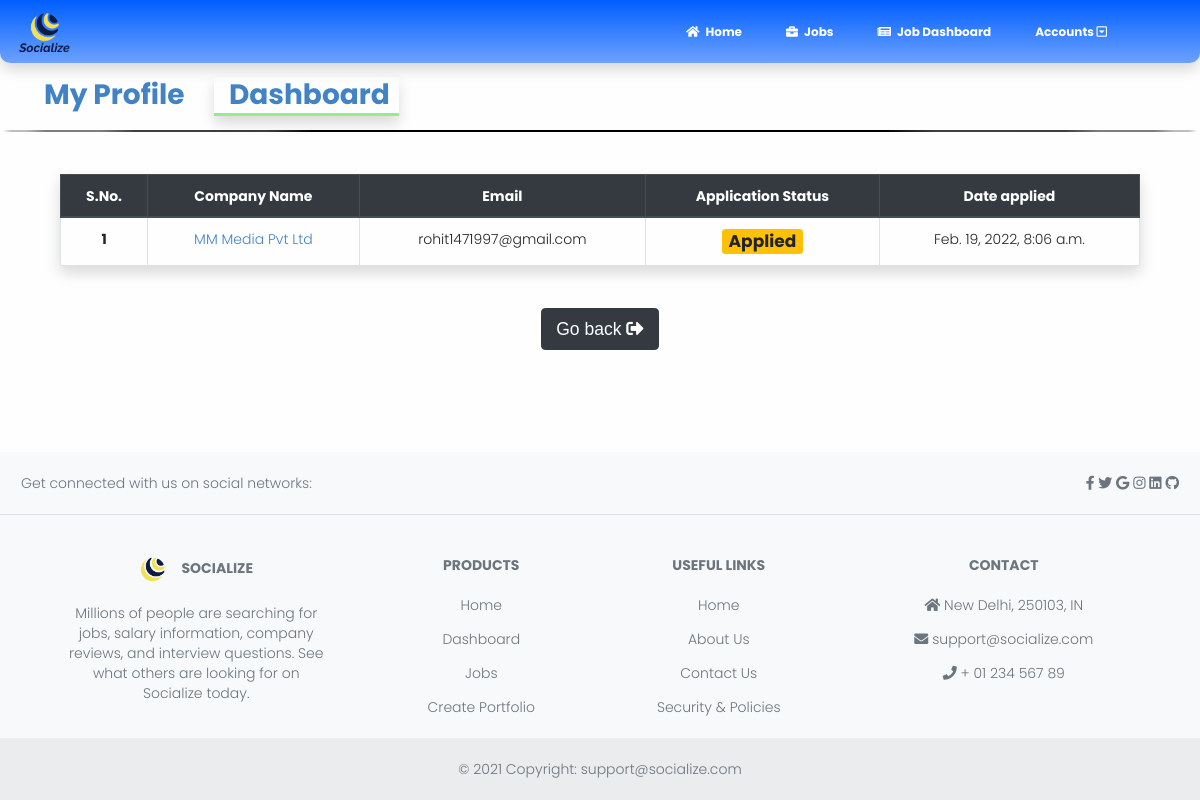
Screenshot of /job/dashboard/ (signed in) with the database file from the repository.
### job/models.py (models this page shows, shortened)
class Dashboard(models.Model):
    job = models.ForeignKey(Job, on_delete = models.CASCADE)
    user = models.ForeignKey(User, on_delete = models.CASCADE)
    resume = models.FileField(upload_to ='uploads/resume/')
    email = models.EmailField()
    phone = models.CharField(max_length = 20)
    job_status = models.CharField(max_length = 100, choices = JOB_STATUS)
    date_applied = models.DateTimeField(auto_now_add = True)

class Job(models.Model):
    company_name = models.CharField(max_length = 15000)
    job_title = models.CharField(max_length = 600)
    education = models.CharField(max_length = 17000, default='', null = True, blank = True)
    company_logo = models.ImageField(upload_to = 'upload/company_profile/')
    experience = models.IntegerField()
    industry = models.CharField(max_length = 120000, default='', null = True, blank = True)
    company_description = RichTextField()
    job_details = RichTextField()
    location = models.CharField(max_length = 12000, default='', null = True, blank = True)
    recruiter = models.CharField(max_length = 4500, default='', null = True, blank = True)
    contact = models.CharField(max_length = 12000, default = '', null = True, blank = True)
    payrate = models.CharField(max_length = 1500, default='', null = True, blank = True)
    updated = models.DateTimeField(auto_now = True)
    created = models.DateTimeField(auto_now_add = True)
    skills_tag = TaggableManager()
    job_status = models.CharField(max_length = 150, choices = JOBSTATUS_CHOICES)
    apply_by = models.DateField()
    Duration = models.IntegerField(null = True, blank = True)
    def __str__(self):
        return self.company_name

### job/views.py (the view)
# urls.py: path('dashboard/', Jobdashboard, name = "dashboard"),
def Jobdashboard(request):
    dash = Dashboard.objects.filter(user = request.user)
    data = {
        "dash": dash
    }
    return render(request, "dashboard.html", data)

### job/templates/dashboard.html (shortened to what this page needs)
{% extends 'base.html' %}
{% load static %}
{% block content %}
<div class = "container mt-3 mb-3 ml-3 row">
    <div class = "col-lg-2">
        <a href = "{% url 'my_profile' %}"><h1> My Profile </h1></a>
    </div>
    <div class = "col-lg-2 shadow" style = "border-bottom: 3px solid lightgreen;">
        <a href = "{% url 'dashboard' %}"><h1> Dashboard </h1></a>
    </div>
</div>
<hr style = "background:#000; width: 100%; height:1px; border-radius: 50%;">
<div class = "container mt-5 mb-5">
    <div class="container">
        {% if dash|length == 0 %}
            <div class = "container text-center p-5">
                <br>
                <br>
                <br>
                <br>
                <h1 class = "alert alert-primary"> No Jobs applied till now!!!... </h1>
                <a href = "{% url 'job_page' %}" class = "btn btn-primary btn-xl">
                    <h1 class = "display-3"> Apply for a job now!!!... </h1>
                </a>
            </div>
        {% else %}
            <table class="table table-bordered shadow">
                <thead class="thead-dark">
                <tr class ="text-center">
                    <th scope="col">S.No.</th>
                    <th scope="col">Company Name</th>
                    <th scope="col">Email</th>
                    <th scope="col">Application Status</th>
                    <th scope="col">Date applied</th>
                </tr>
                </thead>
                <tbody>
                    {% for qs in dash %}
                    <tr class = "text-center">
                    <th scope="row">{{forloop.counter}}</th>
                    <td><a href = "{% url 'job_detail' qs.id %}" title = "View job offer">{{qs.job}}</a></td>
                    <td>{{qs.email}}</td>
                    {% if qs.job_status == "Applied" %}
                        <td><p class = "badge badge-warning" style = "font-size: 17px;">{{qs.job_status}}</p></td>
                    {% elif qs.job_status == "Seen"%}
                        <td><p class = "badge badge-primary" style = "font-size: 17px;">{{qs.job_status}}</p></td>
                    {% elif qs.job_status == "Not-Selected"%}
                        <td><p class = "badge badge-danger" style = "font-size: 17px;">{{qs.job_status}}</p></td>
                    {% endif %}
                    <td>{{qs.date_applied}}</td>
                    </tr>
                    {% endfor %}
                </tbody>
            </table>
        {% endif %}
        <div class = "container text-center mt-5 mb-5">
            <a href = "{% url 'my_profile' %}">
                <button class = "btn btn-lg btn-dark"> Go back <i class="fas fa-sign-out-alt"></i> </button>
            </a>
        </div>
    </div>
</div>
{% endblock %}

### templates/base.html (style rules this page uses)
body { min-height: 100vh; font-family: 'Poppins', sans-serif; font-weight: 300; background-color: rgb(254, 254, 254); }
h1, h2, h3, h4, h5, h6, p span { font-family: 'Poppins', sans-serif; font-weight: 700; }

### rows the page displays
Dashboard: job "MM Media Pvt Ltd", email "rohit1471997@gmail.com", job_status "Applied", date_applied "Feb. 19, 2022, 8:06 a.m."
